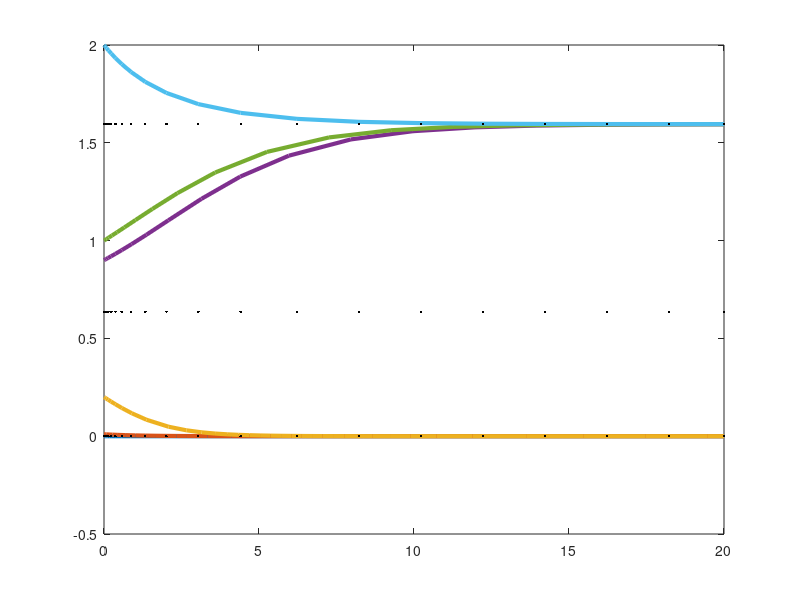

The MATLAB script that drew this image: (Note: this script raises an error after producing the figure.)
function Multi_stability_multi_IC_plotter_E9(varargin)
% (c) Thomas E. Woolley, 2017.

clc
close all
fs=15;
u=[0, 0.01 0.2 0.9 1 2];
tspan = [0 20]; % Length of time the equation is solved for.

for u0=u
[t,u] = ode23(@ODE, tspan, u0); % Matlab ODE solver.
plot(t,u,'linewidth',3) % Plot solution.
hold on
end
plot(t,0*u,'k.')
plot(t,0*u+0.6364,'k.')
plot(t,0*u+1.596,'k.')
L=legend('$u_0=0$','$u_0=0.01$','$u_0=0.2$','$u_0=0.9$','$u_0=1$','$u_0=2$','location','ne')
set(L,'Interpreter','latex')
xlabel('Time','Interpreter','latex')
ylabel('Population','Interpreter','latex')
set(0,'DefaultFigureColor',[1 1 1])
set(gca,'fontsize',fs)
export_fig '../Pictures/Multi_stable_multi_IC_9.png' -m3



function dydt = ODE(t,u)
% ODE equation to solve.
dydt = 2*u^2/(1+u^2)-0.9*u; % The Logistic equation.